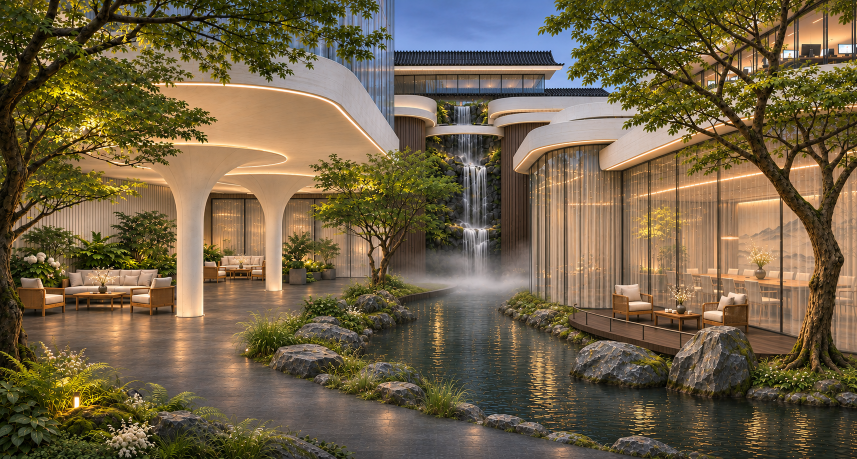
#> input picture 氢能渲染/广州氢能_6号视角_宋式水院效果图_V33_檐下内退玻璃幕墙.png, 1714 x 918 px, found by its file name (shown at 1/2 size)
$ python prepare.py
#> lines starting #> are read from the running program, lines starting #| are printed output that depends on the picture
from pathlib import Path
from PIL import Image,ImageDraw
import json,shutil,hashlib
R=Path(__file__).resolve().parent
S=Path(r"C:/Users/WINDOWS/Desktop/氢能/氢能渲染/广州氢能_6号视角_宋式水院效果图_V33_檐下内退玻璃幕墙.png")
for d in ['sources','tiles_input','tiles_rendered','tiles_aligned','qa','prompts']:(R/d).mkdir(parents=True,exist_ok=True)
expected='5650bef7a44236a33914cdfe234d3fea6a6f94e96c59c2aceabdd27e501e63e3'
assert hashlib.sha256(S.read_bytes()).hexdigest()==expected
shutil.copy2(S,R/'V33_锁定母图.png')
q=Path(r'C:/Users/WINDOWS/Desktop/氢能/氢能渲染/6号视角_渲染标注')
for f in ['V33_交付输入与视觉自检记录.json','V33_内退玻璃幕墙局部.png','V33_上层挑檐内退玻璃幕墙提示词.txt']:shutil.copy2(q/f,R/'sources'/f)
im=Image.open(S).convert('RGB');assert im.size==(1714,918)
#> further down, im is the input picture: PIL image 1714x918 RGB; mean R, G, B 112.4, 97.3, 70.6
W,H=3840,round(3840*918/1714)
ts=[]; sheet=Image.new('RGB',(1120,580),'#181818');d=ImageDraw.Draw(sheet)
#> after `sheet = Image.new('RGB', (1120, 580), '#181818')`: sheet: PIL image 1120x580 RGB; every value is 24
for row,y in enumerate([0,378]):
 for col,x in enumerate([0,384,770,1154]):
  n=f'{row*4+col+1:02d}_'+('upper' if row==0 else 'lower')+f'_{col+1}'
  b=[x,y,x+560,y+540];p=R/'tiles_input'/(n+'.png');im.crop(b).save(p)
  ts.append({'id':n,'box':b,'input':str(p),'output_box':[round(x*W/1714),round(y*H/918),round((x+560)*W/1714),round((y+540)*H/918)]})
  sheet.paste(im.crop(b).resize((280,270),Image.Resampling.LANCZOS),(col*280,row*290));d.text((col*280+8,row*290+273),n,fill='white')
#> this loop made 2 passes
#> pass 1, `b=[x,y,x+560,y+540];p=R/'tiles_input'/(n+'.png');im.crop(b).save(p)`:
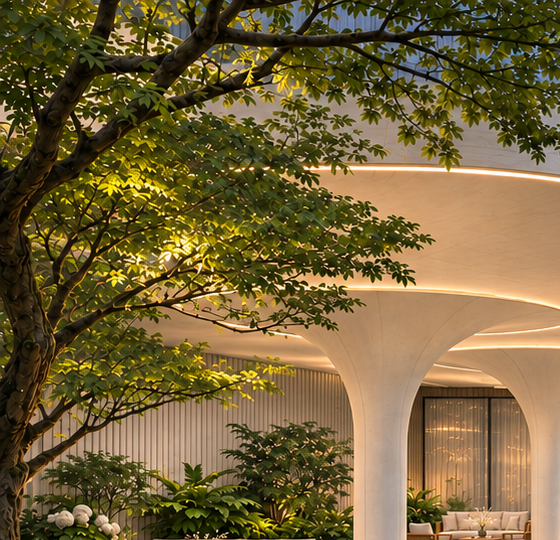
#> saved as 01_upper_1.png: PIL image 560x540 RGB; mean R, G, B 117.6, 98.7, 56.9
#> pass 1, `b=[x,y,x+560,y+540];p=R/'tiles_input'/(n+'.png');im.crop(b).save(p)`:
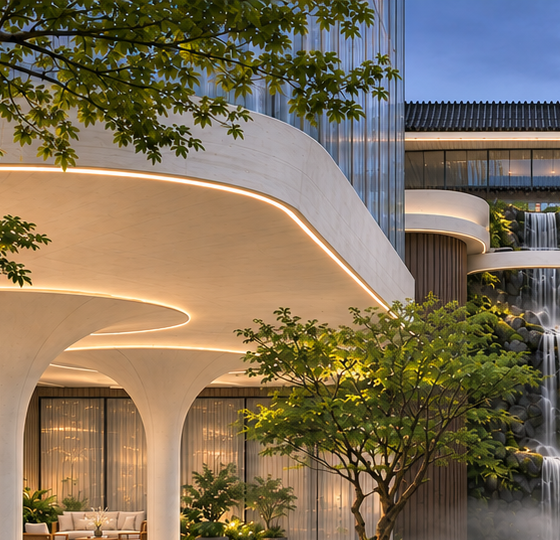
#> saved as 02_upper_2.png: PIL image 560x540 RGB; mean R, G, B 127.1, 112.6, 89.2
#> pass 1, `b=[x,y,x+560,y+540];p=R/'tiles_input'/(n+'.png');im.crop(b).save(p)`:
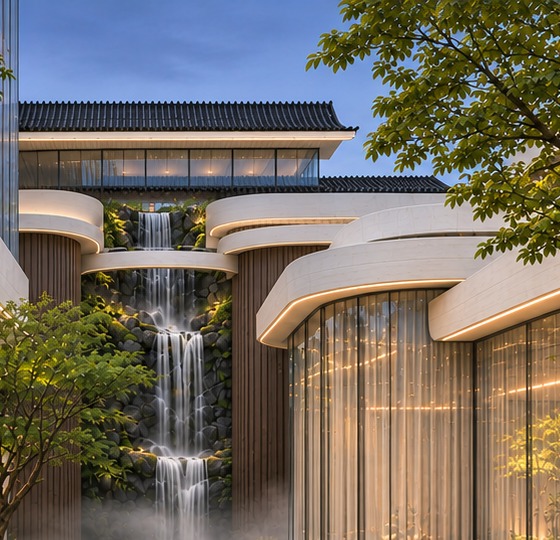
#> saved as 03_upper_3.png: PIL image 560x540 RGB; mean R, G, B 115.7, 108.6, 97.9
#> pass 1, `b=[x,y,x+560,y+540];p=R/'tiles_input'/(n+'.png');im.crop(b).save(p)`:
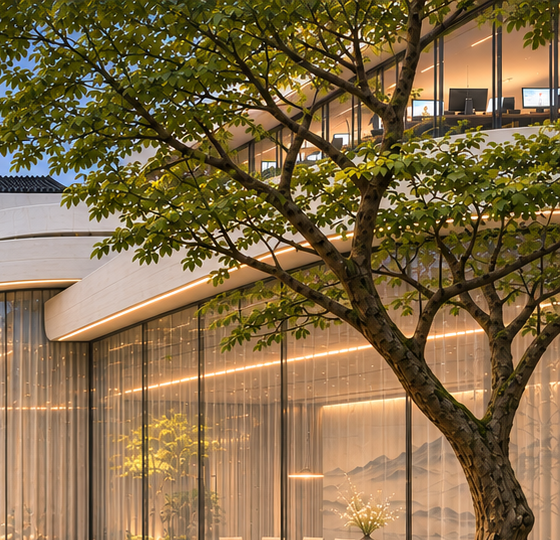
#> saved as 04_upper_4.png: PIL image 560x540 RGB; mean R, G, B 129.5, 107, 70.1
#> after the loop:
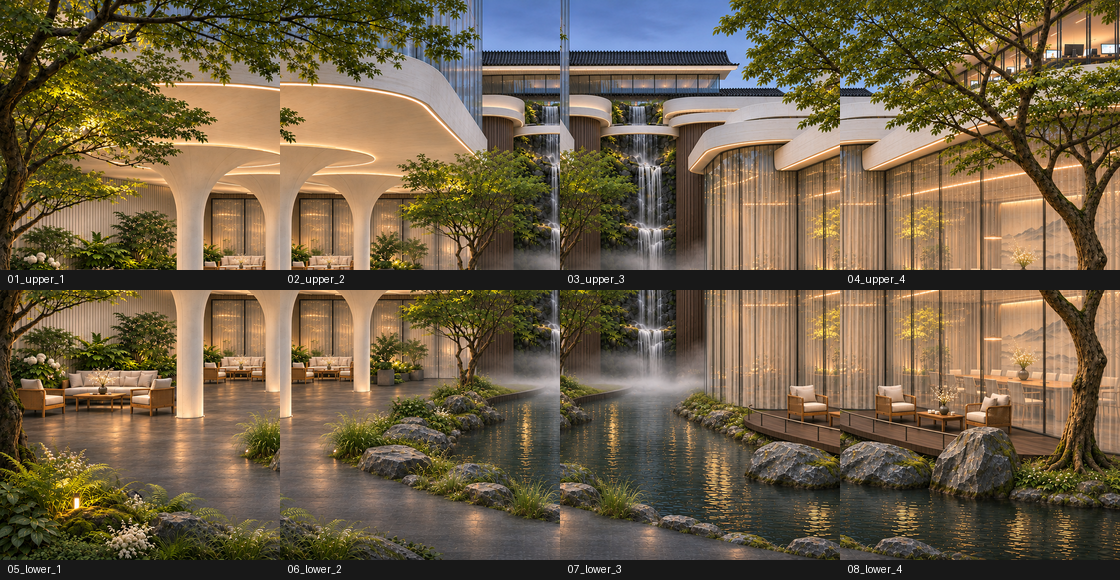
#> sheet: PIL image 1120x580 RGB; mean R, G, B 110, 95, 70.5
#> after the loop, ts = 8 items
sheet.save(R/'qa/tile_layout.jpg',quality=95)
m={'source':str(S),'source_sha256':expected,'source_size':[1714,918],'output_size':[W,H],'tile_size':[560,540],'tile_count':len(ts),'tiles':ts,'selection':'V33 ONLY. All older design directions superseded by V33.','geometry_policy':'Preserve the V33 image composition and newly added recessed glass; no geometry redesign.'}
(R/'manifest.json').write_text(json.dumps(m,ensure_ascii=False,indent=2),encoding='utf-8')
print(json.dumps({'output_size':m['output_size'],'tiles':[t['id'] for t in ts]}))
#| {"output_size": [3840, 2057], "tiles": ["01_upper_1", "02_upper_2", "03_upper_3", "04_upper_4", "05_lower_1", "06_lower_2", "07_lower_3", "08_lower_4"]}
